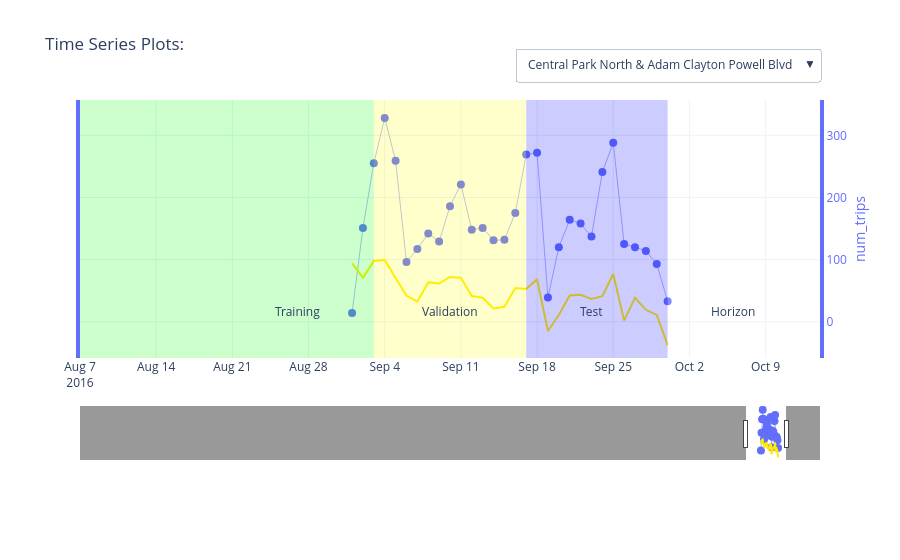

The cell this chart's notebook holds for it:
### Code cell
# NA values in Pandas will not convert to JSON which Plotly uses:
rawSeries = rawSeries.fillna(np.nan).replace([np.nan], [None])

# create a figure:
fig = go.Figure()

# get a list of colors to use:
colors = px.colors.qualitative.Plotly

# list of columns to plot over time : target and covariates
variables = [TARGET_COLUMN] #+ COVARIATE_COLUMNS

# create dropdown/button to toggle series
buttons = []
b = 0 # default button index

# iterate through series:
series = rawSeries[SERIES_COLUMN].unique().tolist()[0:viz_limit]
for s in series:    
    # iterate trhough columns
    for y, v in enumerate(variables):
        fig.add_trace(
            go.Scatter(
                x = rawSeries[rawSeries[SERIES_COLUMN]==s][TIME_COLUMN],
                y = rawSeries[rawSeries[SERIES_COLUMN]==s][v],
                name = f'{v}',
                text = rawSeries[rawSeries[SERIES_COLUMN]==s][v],
                yaxis = f"y{y+1}",
                hoverinfo='name+x+text',
                line = {'width': 0.5},
                marker = {'size': 8},
                mode = 'lines+markers',
                showlegend = False,
                visible = (b==0) # make a series visible as default: this uses the first series
            )
        )
        if y == 0: # add the forecast
            # add the forecast fit
            fig.add_trace(
                go.Scatter(
                    x = pred_ex1[pred_ex1[SERIES_COLUMN]==s][TIME_COLUMN],
                    y = pred_ex1[pred_ex1[SERIES_COLUMN]==s]['predicted'],
                    name = f'Forecast: {v}',
                    text = pred_ex1[pred_ex1[SERIES_COLUMN]==s]['predicted'],
                    yaxis = f"y{y+1}",
                    hoverinfo='name+x+text',
                    line = {'width': 2, 'color': 'rgb(255,234,0)'},
                    mode = 'lines',
                    showlegend = False,
                    visible = (b==0) # make a series visible as default: this uses the first series
                )
            )
    
    # which button to show:
    ff = 1 # count of forecast related traces add to each series
    which_buttons = [False] * len(series) * (len(variables) + ff)
    which_buttons[b * (len(variables) +ff):(b+1)*(len(variables) + ff)] = [True] * (len(variables) + ff)

    # create button for series:
    button = dict(
        label = s,
        method = 'update',
        args = [{'visible': which_buttons}]
    )
    buttons.append(button)
    b += 1

# add split regions: training
fig.add_shape(
    fillcolor = 'rgba(0, 255, 0, 0.2)',
    line = {'width': 0},
    type = 'rect',
    x0 = keyDates['start_date'][0],
    x1 = keyDates['val_start'][0],
    xref = 'x',
    y0 = 0,
    y1 = 1,
    yref = 'paper'
)
fig.add_annotation(
    x = keyDates['val_start'][0] - (keyDates['test_start'][0]-keyDates['val_start'][0])/2,
    y = 0,
    ax = 0, ay = 0,
    yref = 'y1',
    xref = 'x',
    text = 'Training',
    yanchor = 'bottom'
)

# add split regions: validation
fig.add_shape(
    fillcolor = 'rgba(255, 255, 0, 0.2)',
    line = {'width': 0},
    type = 'rect',
    x0 = keyDates['val_start'][0],
    x1 = keyDates['test_start'][0],
    xref = 'x',
    y0 = 0,
    y1 = 1,
    yref = 'paper'
)
fig.add_annotation(
    x = keyDates['val_start'][0] + (keyDates['test_start'][0]-keyDates['val_start'][0])/2,
    y = 0,
    ax = 0, ay = 0,
    yref = 'y1',
    xref = 'x',
    text = 'Validation',
    yanchor = 'bottom'
)

# add split regions: test
fig.add_shape(
    fillcolor = 'rgba(0, 0, 255, 0.2)',
    line = {'width': 0},
    type = 'rect',
    x0 = keyDates['test_start'][0],
    x1 = keyDates['end_date'][0],
    xref = 'x',
    y0 = 0,
    y1 = 1,
    yref = 'paper'
)
fig.add_annotation(
    x = keyDates['test_start'][0] + (keyDates['end_date'][0]-keyDates['test_start'][0])/2,
    y = 0,
    ax = 0, ay = 0,
    yref = 'y1',
    xref = 'x',
    text = 'Test',
    yanchor = 'bottom'
)

# add split regions: horizon
fig.add_shape(
    fillcolor = 'rgba(255, 255, 255, 0.2)',
    line = {'width': 0},
    type = 'rect',
    x0 = keyDates['end_date'][0],
    x1 = keyDates['end_date'][0]+timedelta(days = FORECAST_HORIZON_LENGTH),
    xref = 'x',
    y0 = 0,
    y1 = 1,
    yref = 'paper'
)
fig.add_annotation(
    x = keyDates['end_date'][0] + (keyDates['end_date'][0]-keyDates['test_start'][0])/2,
    y = 0,
    ax = 0, ay = 0,
    yref = 'y1',
    xref = 'x',
    text = 'Horizon',
    yanchor = 'bottom'
)

# configure axes layout:
layout = dict(
    xaxis =  dict(
        range = [keyDates['end_date'][0] - 2*(keyDates['end_date'][0] - keyDates['val_start'][0]), keyDates['end_date'][0]+timedelta(days = FORECAST_HORIZON_LENGTH)],
        rangeslider = dict(
            autorange = True,
            range = [keyDates['start_date'][0], keyDates['end_date'][0]+timedelta(days = FORECAST_HORIZON_LENGTH)]
        ),
        type = 'date'
    )
)
for v, variable in enumerate(variables):
    layout[f'yaxis{v+1}'] = dict(
        anchor = 'x',
        domain = [v*(1/len(variables)), (v+1)*(1/len(variables))],
        autorange = True,
        mirror = True,
        autoshift = True,
        title = dict(text = variable, standoff = 10 + 20 * (v % 2), font = dict(color = colors[v])),
        tickfont = dict(color = colors[v]),
        tickmode = 'auto',
        linecolor = colors[v],
        linewidth = 4,
        showline = True,
        side = 'right',
        type = 'linear',
        zeroline = False
    )

# final update of display before rendering
fig.update_layout(
    layout,
    title = 'Time Series Plots:',
    dragmode="zoom",
    hovermode="x",
    legend=dict(traceorder="reversed"),
    height=600,
    template="plotly_white",
    margin=dict(
        t=100,
        b=100
    ),
    updatemenus = [
        dict(
            buttons = buttons,
            type = 'dropdown',
            direction = 'down',
            x = 1,
            y = 1.2,
            showactive = True
        )
    ]
)

# render the interactive plot:
fig.show()

### Figure 1 — Plotly figure (JSON) as saved in the notebook; plotly's stock layout.template omitted (floating-point values rounded to 4 significant figures; data arrays with more than 128 entries replaced by an {"elided": "..."} marker saying what was removed)
{"data": [{"hoverinfo": "name+x+text", "line": {"width": 0.5}, "marker": {"size": 8}, "mode": "lines+markers", "name": "num_trips", "showlegend": false, "text": [14, 151, 255, 328, 259, 96, 117, 142, 129, 186, 221, 148, 151, 131, 132, 175, 269, 272, 39, 120, 164, 158, 137, 241, 288, 125, 120, 114, 93, 33], "type": "scatter", "visible": true, "x": ["2016-09-01", "2016-09-02", "2016-09-03", "2016-09-04", "2016-09-05", "2016-09-06", "2016-09-07", "2016-09-08", "2016-09-09", "2016-09-10", "2016-09-11", "2016-09-12", "2016-09-13", "2016-09-14", "2016-09-15", "2016-09-16", "2016-09-17", "2016-09-18", "2016-09-19", "2016-09-20", "2016-09-21", "2016-09-22", "2016-09-23", "2016-09-24", "2016-09-25", "2016-09-26", "2016-09-27", "2016-09-28", "2016-09-29", "2016-09-30"], "y": [14, 151, 255, 328, 259, 96, 117, 142, 129, 186, 221, 148, 151, 131, 132, 175, 269, 272, 39, 120, 164, 158, 137, 241, 288, 125, 120, 114, 93, 33], "yaxis": "y"}, {"hoverinfo": "name+x+text", "line": {"color": "rgb(255,234,0)", "width": 2}, "mode": "lines", "name": "Forecast: num_trips", "showlegend": false, "text": [94.26, 70.74, 97.68, 99.46, 70.34, 42.17, 32.24, 63.32, 61.58, 72.16, 70.73, 41.29, 38.55, 21.25, 24.11, 54.11, 52.55, 68.32, -14.87, 10.74, 42.39, 43.41, 36.5, 41.16, 76.85, 1.846, 38.66, 19.23, 11.03, -37.58], "type": "scatter", "visible": true, "x": ["2016-09-01", "2016-09-02", "2016-09-03", "2016-09-04", "2016-09-05", "2016-09-06", "2016-09-07", "2016-09-08", "2016-09-09", "2016-09-10", "2016-09-11", "2016-09-12", "2016-09-13", "2016-09-14", "2016-09-15", "2016-09-16", "2016-09-17", "2016-09-18", "2016-09-19", "2016-09-20", "2016-09-21", "2016-09-22", "2016-09-23", "2016-09-24", "2016-09-25", "2016-09-26", "2016-09-27", "2016-09-28", "2016-09-29", "2016-09-30"], "y": [94.26, 70.74, 97.68, 99.46, 70.34, 42.17, 32.24, 63.32, 61.58, 72.16, 70.73, 41.29, 38.55, 21.25, 24.11, 54.11, 52.55, 68.32, -14.87, 10.74, 42.39, 43.41, 36.5, 41.16, 76.85, 1.846, 38.66, 19.23, 11.03, -37.58], "yaxis": "y"}, {"hoverinfo": "name+x+text", "line": {"width": 0.5}, "marker": {"size": 8}, "mode": "lines+markers", "name": "num_trips", "showlegend": false, "text": {"elided": "1177 int values"}, "type": "scatter", "visible": false, "x": {"elided": "1177 str values"}, "y": {"elided": "1177 int values"}, "yaxis": "y"}, {"hoverinfo": "name+x+text", "line": {"color": "rgb(255,234,0)", "width": 2}, "mode": "lines", "name": "Forecast: num_trips", "showlegend": false, "text": {"elided": "1177 float values"}, "type": "scatter", "visible": false, "x": {"elided": "1177 str values"}, "y": {"elided": "1177 float values"}, "yaxis": "y"}, {"hoverinfo": "name+x+text", "line": {"width": 0.5}, "marker": {"size": 8}, "mode": "lines+markers", "name": "num_trips", "showlegend": false, "text": [85, 135, 240, 301, 132, 69, 63, 69, 48, 62, 100, 70, 60, 96, 73, 67, 111, 124, 76, 78, 83, 78, 80, 114, 140, 56, 83, 96, 40, 138, 146, 173, 159, 64, 108, 85, 82, 120, 161, 77, 86, 98, 75, 103, 153, 164, 18, 108, 111, 68, 109, 123, 139, 92, 87, 86, 104, 39], "type": "scatter", "visible": false, "x": ["2016-08-04", "2016-08-05", "2016-08-06", "2016-08-07", "2016-08-08", "2016-08-09", "2016-08-10", "2016-08-11", "2016-08-12", "2016-08-13", "2016-08-14", "2016-08-15", "2016-08-16", "2016-08-17", "2016-08-18", "2016-08-19", "2016-08-20", "2016-08-21", "2016-08-22", "2016-08-23", "2016-08-24", "2016-08-25", "2016-08-26", "2016-08-27", "2016-08-28", "2016-08-29", "2016-08-30", "2016-08-31", "2016-09-01", "2016-09-02", "2016-09-03", "2016-09-04", "2016-09-05", "2016-09-06", "2016-09-07", "2016-09-08", "2016-09-09", "2016-09-10", "2016-09-11", "2016-09-12", "2016-09-13", "2016-09-14", "2016-09-15", "2016-09-16", "2016-09-17", "2016-09-18", "2016-09-19", "2016-09-20", "2016-09-21", "2016-09-22", "2016-09-23", "2016-09-24", "2016-09-25", "2016-09-26", "2016-09-27", "2016-09-28", "2016-09-29", "2016-09-30"], "y": [85, 135, 240, 301, 132, 69, 63, 69, 48, 62, 100, 70, 60, 96, 73, 67, 111, 124, 76, 78, 83, 78, 80, 114, 140, 56, 83, 96, 40, 138, 146, 173, 159, 64, 108, 85, 82, 120, 161, 77, 86, 98, 75, 103, 153, 164, 18, 108, 111, 68, 109, 123, 139, 92, 87, 86, 104, 39], "yaxis": "y"}, {"hoverinfo": "name+x+text", "line": {"color": "rgb(255,234,0)", "width": 2}, "mode": "lines", "name": "Forecast: num_trips", "showlegend": false, "text": [138.8, 112.8, 144.4, 160.6, 92.06, 75.28, 64.7, 98.95, 90.3, 100.2, 152.0, 106.6, 54.39, 85.68, 95.5, 115.6, 125.7, 150.1, 65.72, 86.0, 63.09, 68.75, 77.39, 142.5, 141.5, 87.09, 71.21, 94.37, 19.65, 86.23, 153.6, 153.9, 129.5, 66.47, 61.26, 65.94, 30.91, 106.4, 93.73, 93.86, 59.65, 65.99, 69.14, 74.55, 113.6, 91.99, 31.93, 45.34, 76.89, 48.23, 53.99, 123.1, 90.64, 79.28, 56.02, 43.6, 63.86, 12.44], "type": "scatter", "visible": false, "x": ["2016-08-04", "2016-08-05", "2016-08-06", "2016-08-07", "2016-08-08", "2016-08-09", "2016-08-10", "2016-08-11", "2016-08-12", "2016-08-13", "2016-08-14", "2016-08-15", "2016-08-16", "2016-08-17", "2016-08-18", "2016-08-19", "2016-08-20", "2016-08-21", "2016-08-22", "2016-08-23", "2016-08-24", "2016-08-25", "2016-08-26", "2016-08-27", "2016-08-28", "2016-08-29", "2016-08-30", "2016-08-31", "2016-09-01", "2016-09-02", "2016-09-03", "2016-09-04", "2016-09-05", "2016-09-06", "2016-09-07", "2016-09-08", "2016-09-09", "2016-09-10", "2016-09-11", "2016-09-12", "2016-09-13", "2016-09-14", "2016-09-15", "2016-09-16", "2016-09-17", "2016-09-18", "2016-09-19", "2016-09-20", "2016-09-21", "2016-09-22", "2016-09-23", "2016-09-24", "2016-09-25", "2016-09-26", "2016-09-27", "2016-09-28", "2016-09-29", "2016-09-30"], "y": [138.8, 112.8, 144.4, 160.6, 92.06, 75.28, 64.7, 98.95, 90.3, 100.2, 152.0, 106.6, 54.39, 85.68, 95.5, 115.6, 125.7, 150.1, 65.72, 86.0, 63.09, 68.75, 77.39, 142.5, 141.5, 87.09, 71.21, 94.37, 19.65, 86.23, 153.6, 153.9, 129.5, 66.47, 61.26, 65.94, 30.91, 106.4, 93.73, 93.86, 59.65, 65.99, 69.14, 74.55, 113.6, 91.99, 31.93, 45.34, 76.89, 48.23, 53.99, 123.1, 90.64, 79.28, 56.02, 43.6, 63.86, 12.44], "yaxis": "y"}, {"hoverinfo": "name+x+text", "line": {"width": 0.5}, "marker": {"size": 8}, "mode": "lines+markers", "name": "num_trips", "showlegend": false, "text": [44, 40, 28, 30, 30, 35, 51, 24, 39, 25, 31, 44, 74, 83, 28, 31, 43, 55, 49, 57, 95, 33, 59, 41, 9, 24, 29, 2, 95, 23, 14, 37, 41, 78, 84, 25, 38, 18, 53, 51, 87, 69, 7, 26, 43, 27, 32, 63, 60, 47, 24, 41, 16, 13], "type": "scatter", "visible": false, "x": ["2016-08-08", "2016-08-09", "2016-08-10", "2016-08-11", "2016-08-12", "2016-08-13", "2016-08-14", "2016-08-15", "2016-08-16", "2016-08-17", "2016-08-18", "2016-08-19", "2016-08-20", "2016-08-21", "2016-08-22", "2016-08-23", "2016-08-24", "2016-08-25", "2016-08-26", "2016-08-27", "2016-08-28", "2016-08-29", "2016-08-30", "2016-08-31", "2016-09-01", "2016-09-02", "2016-09-03", "2016-09-04", "2016-09-05", "2016-09-06", "2016-09-07", "2016-09-08", "2016-09-09", "2016-09-10", "2016-09-11", "2016-09-12", "2016-09-13", "2016-09-14", "2016-09-15", "2016-09-16", "2016-09-17", "2016-09-18", "2016-09-19", "2016-09-20", "2016-09-21", "2016-09-22", "2016-09-23", "2016-09-24", "2016-09-25", "2016-09-26", "2016-09-27", "2016-09-28", "2016-09-29", "2016-09-30"], "y": [44, 40, 28, 30, 30, 35, 51, 24, 39, 25, 31, 44, 74, 83, 28, 31, 43, 55, 49, 57, 95, 33, 59, 41, 9, 24, 29, 2, 95, 23, 14, 37, 41, 78, 84, 25, 38, 18, 53, 51, 87, 69, 7, 26, 43, 27, 32, 63, 60, 47, 24, 41, 16, 13], "yaxis": "y"}, {"hoverinfo": "name+x+text", "line": {"color": "rgb(255,234,0)", "width": 2}, "mode": "lines", "name": "Forecast: num_trips", "showlegend": false, "text": [92.02, 47.23, 32.11, 53.67, 52.55, 87.24, 57.26, 48.97, 73.44, 26.3, 2.02, 76.51, 83.21, 58.85, -3.404, 32.6, 16.94, 54.86, 37.25, 25.25, 77.12, 1.88, 30.39, 37.29, -62.13, 62.59, 92.11, -57.32, 30.61, 5.22, 31.63, 25.61, 31.78, 30.26, 48.11, 18.42, -8.445, -25.72, -44.28, 6.671, 48.89, 6.182, 1.786, 7.657, -24.37, 3.971, 34.29, 43.52, 48.79, 30.03, 5.52, -10.79, -5.032, -25.61], "type": "scatter", "visible": false, "x": ["2016-08-08", "2016-08-09", "2016-08-10", "2016-08-11", "2016-08-12", "2016-08-13", "2016-08-14", "2016-08-15", "2016-08-16", "2016-08-17", "2016-08-18", "2016-08-19", "2016-08-20", "2016-08-21", "2016-08-22", "2016-08-23", "2016-08-24", "2016-08-25", "2016-08-26", "2016-08-27", "2016-08-28", "2016-08-29", "2016-08-30", "2016-08-31", "2016-09-01", "2016-09-02", "2016-09-03", "2016-09-04", "2016-09-05", "2016-09-06", "2016-09-07", "2016-09-08", "2016-09-09", "2016-09-10", "2016-09-11", "2016-09-12", "2016-09-13", "2016-09-14", "2016-09-15", "2016-09-16", "2016-09-17", "2016-09-18", "2016-09-19", "2016-09-20", "2016-09-21", "2016-09-22", "2016-09-23", "2016-09-24", "2016-09-25", "2016-09-26", "2016-09-27", "2016-09-28", "2016-09-29", "2016-09-30"], "y": [92.02, 47.23, 32.11, 53.67, 52.55, 87.24, 57.26, 48.97, 73.44, 26.3, 2.02, 76.51, 83.21, 58.85, -3.404, 32.6, 16.94, 54.86, 37.25, 25.25, 77.12, 1.88, 30.39, 37.29, -62.13, 62.59, 92.11, -57.32, 30.61, 5.22, 31.63, 25.61, 31.78, 30.26, 48.11, 18.42, -8.445, -25.72, -44.28, 6.671, 48.89, 6.182, 1.786, 7.657, -24.37, 3.971, 34.29, 43.52, 48.79, 30.03, 5.52, -10.79, -5.032, -25.61], "yaxis": "y"}, {"hoverinfo": "name+x+text", "line": {"width": 0.5}, "marker": {"size": 8}, "mode": "lines+markers", "name": "num_trips", "showlegend": false, "text": [28, 112, 77, 68, 62, 39, 50, 50, 36, 48, 38, 41, 47, 51, 38, 56, 55, 56, 61, 64, 59, 49, 45, 41, 23, 59, 58, 100, 51, 38, 47, 43, 42, 49, 73, 58, 75, 35, 67, 53, 75, 75, 27, 60, 54, 56, 58, 64, 65, 34, 50, 41, 40, 10], "type": "scatter", "visible": false, "x": ["2016-08-08", "2016-08-09", "2016-08-10", "2016-08-11", "2016-08-12", "2016-08-13", "2016-08-14", "2016-08-15", "2016-08-16", "2016-08-17", "2016-08-18", "2016-08-19", "2016-08-20", "2016-08-21", "2016-08-22", "2016-08-23", "2016-08-24", "2016-08-25", "2016-08-26", "2016-08-27", "2016-08-28", "2016-08-29", "2016-08-30", "2016-08-31", "2016-09-01", "2016-09-02", "2016-09-03", "2016-09-04", "2016-09-05", "2016-09-06", "2016-09-07", "2016-09-08", "2016-09-09", "2016-09-10", "2016-09-11", "2016-09-12", "2016-09-13", "2016-09-14", "2016-09-15", "2016-09-16", "2016-09-17", "2016-09-18", "2016-09-19", "2016-09-20", "2016-09-21", "2016-09-22", "2016-09-23", "2016-09-24", "2016-09-25", "2016-09-26", "2016-09-27", "2016-09-28", "2016-09-29", "2016-09-30"], "y": [28, 112, 77, 68, 62, 39, 50, 50, 36, 48, 38, 41, 47, 51, 38, 56, 55, 56, 61, 64, 59, 49, 45, 41, 23, 59, 58, 100, 51, 38, 47, 43, 42, 49, 73, 58, 75, 35, 67, 53, 75, 75, 27, 60, 54, 56, 58, 64, 65, 34, 50, 41, 40, 10], "yaxis": "y"}, {"hoverinfo": "name+x+text", "line": {"color": "rgb(255,234,0)", "width": 2}, "mode": "lines", "name": "Forecast: num_trips", "showlegend": false, "text": [39.87, 101.0, 70.94, 80.41, 87.21, 75.47, 64.84, 19.16, 31.35, 47.41, 55.74, 38.72, 90.52, 76.45, 12.28, 53.63, -0.6335, 37.15, 55.58, 83.1, 71.28, 66.56, 21.4, 15.07, 14.87, 43.62, 102.0, 94.77, 63.26, 32.11, 14.46, 8.231, 13.95, 79.43, 79.52, 0.6894, 39.27, -5.19, 21.05, -7.429, 74.06, 14.7, 4.326, 11.46, 31.17, -5.885, 19.13, 45.55, 48.34, -20.43, 20.2, 14.71, -1.436, -5.915], "type": "scatter", "visible": false, "x": ["2016-08-08", "2016-08-09", "2016-08-10", "2016-08-11", "2016-08-12", "2016-08-13", "2016-08-14", "2016-08-15", "2016-08-16", "2016-08-17", "2016-08-18", "2016-08-19", "2016-08-20", "2016-08-21", "2016-08-22", "2016-08-23", "2016-08-24", "2016-08-25", "2016-08-26", "2016-08-27", "2016-08-28", "2016-08-29", "2016-08-30", "2016-08-31", "2016-09-01", "2016-09-02", "2016-09-03", "2016-09-04", "2016-09-05", "2016-09-06", "2016-09-07", "2016-09-08", "2016-09-09", "2016-09-10", "2016-09-11", "2016-09-12", "2016-09-13", "2016-09-14", "2016-09-15", "2016-09-16", "2016-09-17", "2016-09-18", "2016-09-19", "2016-09-20", "2016-09-21", "2016-09-22", "2016-09-23", "2016-09-24", "2016-09-25", "2016-09-26", "2016-09-27", "2016-09-28", "2016-09-29", "2016-09-30"], "y": [39.87, 101.0, 70.94, 80.41, 87.21, 75.47, 64.84, 19.16, 31.35, 47.41, 55.74, 38.72, 90.52, 76.45, 12.28, 53.63, -0.6335, 37.15, 55.58, 83.1, 71.28, 66.56, 21.4, 15.07, 14.87, 43.62, 102.0, 94.77, 63.26, 32.11, 14.46, 8.231, 13.95, 79.43, 79.52, 0.6894, 39.27, -5.19, 21.05, -7.429, 74.06, 14.7, 4.326, 11.46, 31.17, -5.885, 19.13, 45.55, 48.34, -20.43, 20.2, 14.71, -1.436, -5.915], "yaxis": "y"}, {"hoverinfo": "name+x+text", "line": {"width": 0.5}, "marker": {"size": 8}, "mode": "lines+markers", "name": "num_trips", "showlegend": false, "text": {"elided": "359 int values"}, "type": "scatter", "visible": false, "x": {"elided": "359 str values"}, "y": {"elided": "359 int values"}, "yaxis": "y"}, {"hoverinfo": "name+x+text", "line": {"color": "rgb(255,234,0)", "width": 2}, "mode": "lines", "name": "Forecast: num_trips", "showlegend": false, "text": {"elided": "359 float values"}, "type": "scatter", "visible": false, "x": {"elided": "359 str values"}, "y": {"elided": "359 float values"}, "yaxis": "y"}, {"hoverinfo": "name+x+text", "line": {"width": 0.5}, "marker": {"size": 8}, "mode": "lines+markers", "name": "num_trips", "showlegend": false, "text": {"elided": "361 int values"}, "type": "scatter", "visible": false, "x": {"elided": "361 str values"}, "y": {"elided": "361 int values"}, "yaxis": "y"}, {"hoverinfo": "name+x+text", "line": {"color": "rgb(255,234,0)", "width": 2}, "mode": "lines", "name": "Forecast: num_trips", "showlegend": false, "text": {"elided": "361 float values"}, "type": "scatter", "visible": false, "x": {"elided": "361 str values"}, "y": {"elided": "361 float values"}, "yaxis": "y"}, {"hoverinfo": "name+x+text", "line": {"width": 0.5}, "marker": {"size": 8}, "mode": "lines+markers", "name": "num_trips", "showlegend": false, "text": {"elided": "355 int values"}, "type": "scatter", "visible": false, "x": {"elided": "355 str values"}, "y": {"elided": "355 int values"}, "yaxis": "y"}, {"hoverinfo": "name+x+text", "line": {"color": "rgb(255,234,0)", "width": 2}, "mode": "lines", "name": "Forecast: num_trips", "showlegend": false, "text": {"elided": "355 float values"}, "type": "scatter", "visible": false, "x": {"elided": "355 str values"}, "y": {"elided": "355 float values"}, "yaxis": "y"}, {"hoverinfo": "name+x+text", "line": {"width": 0.5}, "marker": {"size": 8}, "mode": "lines+markers", "name": "num_trips", "showlegend": false, "text": {"elided": "345 int values"}, "type": "scatter", "visible": false, "x": {"elided": "345 str values"}, "y": {"elided": "345 int values"}, "yaxis": "y"}, {"hoverinfo": "name+x+text", "line": {"color": "rgb(255,234,0)", "width": 2}, "mode": "lines", "name": "Forecast: num_trips", "showlegend": false, "text": {"elided": "345 float values"}, "type": "scatter", "visible": false, "x": {"elided": "345 str values"}, "y": {"elided": "345 float values"}, "yaxis": "y"}, {"hoverinfo": "name+x+text", "line": {"width": 0.5}, "marker": {"size": 8}, "mode": "lines+markers", "name": "num_trips", "showlegend": false, "text": {"elided": "1179 int values"}, "type": "scatter", "visible": false, "x": {"elided": "1179 str values"}, "y": {"elided": "1179 int values"}, "yaxis": "y"}, {"hoverinfo": "name+x+text", "line": {"color": "rgb(255,234,0)", "width": 2}, "mode": "lines", "name": "Forecast: num_trips", "showlegend": false, "text": {"elided": "1179 float values"}, "type": "scatter", "visible": false, "x": {"elided": "1179 str values"}, "y": {"elided": "1179 float values"}, "yaxis": "y"}, {"hoverinfo": "name+x+text", "line": {"width": 0.5}, "marker": {"size": 8}, "mode": "lines+markers", "name": "num_trips", "showlegend": false, "text": [42, 71, 108, 107, 103, 78, 90, 99, 67, 143, 152, 84, 94, 83, 96, 80, 151, 133, 59, 112, 121, 35, 86, 64, 75, 60, 58, 58, 77, 60, 69, 95, 60, 86, 55, 64, 66, 101, 106, 32, 70, 77, 82, 72, 67, 57, 39, 71, 69, 60, 32], "type": "scatter", "visible": false, "x": ["2016-08-11", "2016-08-12", "2016-08-13", "2016-08-14", "2016-08-15", "2016-08-16", "2016-08-17", "2016-08-18", "2016-08-19", "2016-08-20", "2016-08-21", "2016-08-22", "2016-08-23", "2016-08-24", "2016-08-25", "2016-08-26", "2016-08-27", "2016-08-28", "2016-08-29", "2016-08-30", "2016-08-31", "2016-09-01", "2016-09-02", "2016-09-03", "2016-09-04", "2016-09-05", "2016-09-06", "2016-09-07", "2016-09-08", "2016-09-09", "2016-09-10", "2016-09-11", "2016-09-12", "2016-09-13", "2016-09-14", "2016-09-15", "2016-09-16", "2016-09-17", "2016-09-18", "2016-09-19", "2016-09-20", "2016-09-21", "2016-09-22", "2016-09-23", "2016-09-24", "2016-09-25", "2016-09-26", "2016-09-27", "2016-09-28", "2016-09-29", "2016-09-30"], "y": [42, 71, 108, 107, 103, 78, 90, 99, 67, 143, 152, 84, 94, 83, 96, 80, 151, 133, 59, 112, 121, 35, 86, 64, 75, 60, 58, 58, 77, 60, 69, 95, 60, 86, 55, 64, 66, 101, 106, 32, 70, 77, 82, 72, 67, 57, 39, 71, 69, 60, 32], "yaxis": "y"}, {"hoverinfo": "name+x+text", "line": {"color": "rgb(255,234,0)", "width": 2}, "mode": "lines", "name": "Forecast: num_trips", "showlegend": false, "text": [119.7, 120.6, 129.9, 140.6, 130.2, 102.2, 85.65, 69.11, 106.3, 112.6, 105.7, 95.23, 53.18, 87.4, 107.0, 98.76, 106.8, 102.9, 73.79, 66.39, 75.45, 47.31, 57.18, 91.76, 76.28, 89.84, 30.18, 18.66, 28.38, 19.57, 100.4, 103.1, 68.86, 60.29, 33.27, 15.2, 17.27, 76.36, 77.01, 38.0, 8.546, 27.4, 21.85, 36.05, 63.66, 66.78, 29.08, 42.41, 15.25, 26.07, 7.106], "type": "scatter", "visible": false, "x": ["2016-08-11", "2016-08-12", "2016-08-13", "2016-08-14", "2016-08-15", "2016-08-16", "2016-08-17", "2016-08-18", "2016-08-19", "2016-08-20", "2016-08-21", "2016-08-22", "2016-08-23", "2016-08-24", "2016-08-25", "2016-08-26", "2016-08-27", "2016-08-28", "2016-08-29", "2016-08-30", "2016-08-31", "2016-09-01", "2016-09-02", "2016-09-03", "2016-09-04", "2016-09-05", "2016-09-06", "2016-09-07", "2016-09-08", "2016-09-09", "2016-09-10", "2016-09-11", "2016-09-12", "2016-09-13", "2016-09-14", "2016-09-15", "2016-09-16", "2016-09-17", "2016-09-18", "2016-09-19", "2016-09-20", "2016-09-21", "2016-09-22", "2016-09-23", "2016-09-24", "2016-09-25", "2016-09-26", "2016-09-27", "2016-09-28", "2016-09-29", "2016-09-30"], "y": [119.7, 120.6, 129.9, 140.6, 130.2, 102.2, 85.65, 69.11, 106.3, 112.6, 105.7, 95.23, 53.18, 87.4, 107.0, 98.76, 106.8, 102.9, 73.79, 66.39, 75.45, 47.31, 57.18, 91.76, 76.28, 89.84, 30.18, 18.66, 28.38, 19.57, 100.4, 103.1, 68.86, 60.29, 33.27, 15.2, 17.27, 76.36, 77.01, 38.0, 8.546, 27.4, 21.85, 36.05, 63.66, 66.78, 29.08, 42.41, 15.25, 26.07, 7.106], "yaxis": "y"}, {"hoverinfo": "name+x+text", "line": {"width": 0.5}, "marker": {"size": 8}, "mode": "lines+markers", "name": "num_trips", "showlegend": false, "text": {"elided": "359 int values"}, "type": "scatter", "visible": false, "x": {"elided": "359 str values"}, "y": {"elided": "359 int values"}, "yaxis": "y"}, {"hoverinfo": "name+x+text", "line": {"color": "rgb(255,234,0)", "width": 2}, "mode": "lines", "name": "Forecast: num_trips", "showlegend": false, "text": {"elided": "359 float values"}, "type": "scatter", "visible": false, "x": {"elided": "359 str values"}, "y": {"elided": "359 float values"}, "yaxis": "y"}], "layout": {"annotations": [{"ax": 0, "ay": 0, "text": "Training", "x": "2016-08-27", "xref": "x", "y": 0, "yanchor": "bottom", "yref": "y"}, {"ax": 0, "ay": 0, "text": "Validation", "x": "2016-09-10", "xref": "x", "y": 0, "yanchor": "bottom", "yref": "y"}, {"ax": 0, "ay": 0, "text": "Test", "x": "2016-09-23", "xref": "x", "y": 0, "yanchor": "bottom", "yref": "y"}, {"ax": 0, "ay": 0, "text": "Horizon", "x": "2016-10-06", "xref": "x", "y": 0, "yanchor": "bottom", "yref": "y"}], "autosize": true, "dragmode": "zoom", "hovermode": "x", "legend": {"traceorder": "reversed"}, "margin": {"b": 100, "t": 100}, "shapes": [{"fillcolor": "rgba(0, 255, 0, 0.2)", "line": {"width": 0}, "type": "rect", "x0": "2013-07-01", "x1": "2016-09-03", "xref": "x", "y0": 0, "y1": 1, "yref": "paper"}, {"fillcolor": "rgba(255, 255, 0, 0.2)", "line": {"width": 0}, "type": "rect", "x0": "2016-09-03", "x1": "2016-09-17", "xref": "x", "y0": 0, "y1": 1, "yref": "paper"}, {"fillcolor": "rgba(0, 0, 255, 0.2)", "line": {"width": 0}, "type": "rect", "x0": "2016-09-17", "x1": "2016-09-30", "xref": "x", "y0": 0, "y1": 1, "yref": "paper"}, {"fillcolor": "rgba(255, 255, 255, 0.2)", "line": {"width": 0}, "type": "rect", "x0": "2016-09-30", "x1": "2016-10-14", "xref": "x", "y0": 0, "y1": 1, "yref": "paper"}], "title": {"text": "Time Series Plots:"}, "updatemenus": [{"buttons": [{"args": [{"visible": [true, true, false, false, false, false, false, false, false, false, false, false, false, false, false, false, false, false, false, false, false, false, false, false]}], "label": "Central Park North & Adam Clayton Powell Blvd", "method": "update"}, {"args": [{"visible": [false, false, true, true, false, false, false, false, false, false, false, false, false, false, false, false, false, false, false, false, false, false, false, false]}], "label": "Central Park S & 6 Ave", "method": "update"}, {"args": [{"visible": [false, false, false, false, true, true, false, false, false, false, false, false, false, false, false, false, false, false, false, false, false, false, false, false]}], "label": "Central Park W & W 96 St", "method": "update"}, {"args": [{"visible": [false, false, false, false, false, false, true, true, false, false, false, false, false, false, false, false, false, false, false, false, false, false, false, false]}], "label": "Central Park West & W 100 St", "method": "update"}, {"args": [{"visible": [false, false, false, false, false, false, false, false, true, true, false, false, false, false, false, false, false, false, false, false, false, false, false, false]}], "label": "Central Park West & W 102 St", "method": "update"}, {"args": [{"visible": [false, false, false, false, false, false, false, false, false, false, true, true, false, false, false, false, false, false, false, false, false, false, false, false]}], "label": "Central Park West & W 68 St", "method": "update"}, {"args": [{"visible": [false, false, false, false, false, false, false, false, false, false, false, false, true, true, false, false, false, false, false, false, false, false, false, false]}], "label": "Central Park West & W 72 St", "method": "update"}, {"args": [{"visible": [false, false, false, false, false, false, false, false, false, false, false, false, false, false, true, true, false, false, false, false, false, false, false, false]}], "label": "Central Park West & W 76 St", "method": "update"}, {"args": [{"visible": [false, false, false, false, false, false, false, false, false, false, false, false, false, false, false, false, true, true, false, false, false, false, false, false]}], "label": "Central Park West & W 85 St", "method": "update"}, {"args": [{"visible": [false, false, false, false, false, false, false, false, false, false, false, false, false, false, false, false, false, false, true, true, false, false, false, false]}], "label": "Grand Army Plaza & Central Park S", "method": "update"}, {"args": [{"visible": [false, false, false, false, false, false, false, false, false, false, false, false, false, false, false, false, false, false, false, false, true, true, false, false]}], "label": "W 106 St & Central Park West", "method": "update"}, {"args": [{"visible": [false, false, false, false, false, false, false, false, false, false, false, false, false, false, false, false, false, false, false, false, false, false, true, true]}], "label": "W 82 St & Central Park West", "method": "update"}], "direction": "down", "showactive": true, "type": "dropdown", "x": 1, "y": 1.2}], "xaxis": {"range": ["2016-08-07", "2016-10-14"], "rangeslider": {"autorange": true, "range": ["2013-07-01", "2016-12-05 14:46:22.6698"], "yaxis": {"_template": null, "rangemode": "match"}}, "type": "date"}, "yaxis": {"anchor": "x", "autorange": true, "autoshift": true, "domain": [0, 1], "linecolor": "#636EFA", "linewidth": 4, "mirror": true, "range": [-58.28, 355.8], "showline": true, "side": "right", "tickfont": {"color": "#636EFA"}, "tickmode": "auto", "title": {"font": {"color": "#636EFA"}, "standoff": 10, "text": "num_trips"}, "type": "linear", "zeroline": false}}}
